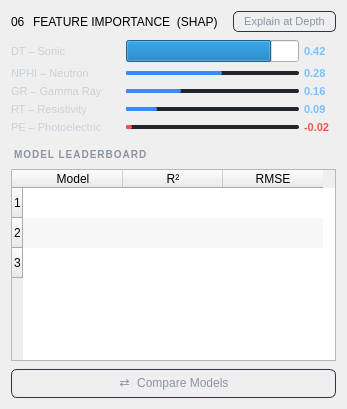
           <widget class="QFrame" name="panelCard6">
            <property name="minimumWidth"><number>280</number></property>
            <layout class="QVBoxLayout" name="featureImportanceLayout">
             <property name="contentsMargins"><rect><x>16</x><y>14</y><width>16</width><height>14</height></rect></property>
             <property name="spacing"><number>8</number></property>
             <item>
              <layout class="QHBoxLayout">
               <item><widget class="QLabel" name="panelIndex6"><property name="text"><string>06</string></property></widget></item>
               <item><widget class="QLabel" name="panelTitle6"><property name="text"><string>FEATURE IMPORTANCE  (SHAP)</string></property></widget></item>
               <item><spacer><property name="orientation"><enum>Qt::Horizontal</enum></property></spacer></item>
               <item>
                <widget class="QPushButton">
                 <property name="text"><string>Explain at Depth</string></property>
                 <property name="styleSheet"><string>background:transparent;border:1px solid #30363d;border-radius:5px;color:#8b949e;padding:3px 10px;font-size:11px;</string></property>
                 <property name="cursor"><cursorShape>PointingHandCursor</cursorShape></property>
                </widget>
               </item>
              </layout>
             </item>

             <!-- SHAP bars — added at runtime; placeholder rows below -->
             <item>
              <layout class="QGridLayout" name="shapGrid">
               <property name="spacing"><number>5</number></property>

               <!-- DT-Sonic -->
               <item row="0" column="0">
                <widget class="QLabel"><property name="text"><string>DT – Sonic</string></property>
                 <property name="styleSheet"><string>color:#c9d1d9;font-size:11px;min-width:110px;</string></property></widget>
               </item>
               <item row="0" column="1">
                <widget class="QProgressBar" name="modelBar">
                 <property name="value"><number>84</number></property><property name="maximum"><number>100</number></property>
                 <property name="textVisible"><bool>false</bool></property></widget>
               </item>
               <item row="0" column="2">
                <widget class="QLabel"><property name="text"><string>0.42</string></property>
                 <property name="styleSheet"><string>color:#79c0ff;font-size:11px;font-weight:600;min-width:32px;</string></property></widget>
               </item>

               <!-- NPHI -->
               <item row="1" column="0"><widget class="QLabel"><property name="text"><string>NPHI – Neutron</string></property>
                <property name="styleSheet"><string>color:#c9d1d9;font-size:11px;</string></property></widget></item>
               <item row="1" column="1"><widget class="QProgressBar" name="modelBar2">
                <property name="value"><number>56</number></property><property name="maximum"><number>100</number></property>
                <property name="textVisible"><bool>false</bool></property>
                <property name="styleSheet"><string>QProgressBar{background:#21262d;border:none;border-radius:2px;max-height:4px;}QProgressBar::chunk{background:#388bfd;border-radius:2px;}</string></property>
               </widget></item>
               <item row="1" column="2"><widget class="QLabel"><property name="text"><string>0.28</string></property>
                <property name="styleSheet"><string>color:#79c0ff;font-size:11px;font-weight:600;</string></property></widget></item>

               <!-- GR -->
               <item row="2" column="0"><widget class="QLabel"><property name="text"><string>GR – Gamma Ray</string></property>
                <property name="styleSheet"><string>color:#c9d1d9;font-size:11px;</string></property></widget></item>
               <item row="2" column="1"><widget class="QProgressBar" name="modelBar3">
                <property name="value"><number>32</number></property><property name="maximum"><number>100</number></property>
                <property name="textVisible"><bool>false</bool></property>
                <property name="styleSheet"><string>QProgressBar{background:#21262d;border:none;border-radius:2px;max-height:4px;}QProgressBar::chunk{background:#388bfd;border-radius:2px;}</string></property>
               </widget></item>
               <item row="2" column="2"><widget class="QLabel"><property name="text"><string>0.16</string></property>
                <property name="styleSheet"><string>color:#79c0ff;font-size:11px;font-weight:600;</string></property></widget></item>

               <!-- RT -->
               <item row="3" column="0"><widget class="QLabel"><property name="text"><string>RT – Resistivity</string></property>
                <property name="styleSheet"><string>color:#c9d1d9;font-size:11px;</string></property></widget></item>
               <item row="3" column="1"><widget class="QProgressBar" name="modelBar4">
                <property name="value"><number>18</number></property><property name="maximum"><number>100</number></property>
                <property name="textVisible"><bool>false</bool></property>
                <property name="styleSheet"><string>QProgressBar{background:#21262d;border:none;border-radius:2px;max-height:4px;}QProgressBar::chunk{background:#388bfd;border-radius:2px;}</string></property>
               </widget></item>
               <item row="3" column="2"><widget class="QLabel"><property name="text"><string>0.09</string></property>
                <property name="styleSheet"><string>color:#79c0ff;font-size:11px;font-weight:600;</string></property></widget></item>

               <!-- PE -->
               <item row="4" column="0"><widget class="QLabel"><property name="text"><string>PE – Photoelectric</string></property>
                <property name="styleSheet"><string>color:#c9d1d9;font-size:11px;</string></property></widget></item>
               <item row="4" column="1"><widget class="QProgressBar" name="modelBarNeg5">
                <property name="value"><number>4</number></property><property name="maximum"><number>100</number></property>
                <property name="textVisible"><bool>false</bool></property>
                <property name="styleSheet"><string>QProgressBar{background:#21262d;border:none;border-radius:2px;max-height:4px;}QProgressBar::chunk{background:#f85149;border-radius:2px;}</string></property>
               </widget></item>
               <item row="4" column="2"><widget class="QLabel"><property name="text"><string>-0.02</string></property>
                <property name="styleSheet"><string>color:#f85149;font-size:11px;font-weight:600;</string></property></widget></item>

              </layout>
             </item>

             <!-- Model Leaderboard -->
             <item>
              <widget class="QLabel">
               <property name="text"><string>MODEL LEADERBOARD</string></property>
               <property name="styleSheet"><string>color:#8b949e;font-size:10px;font-weight:700;letter-spacing:1.0px;margin-top:6px;</string></property>
              </widget>
             </item>
             <item>
              <widget class="QTableWidget" name="leaderboardTable">
               <property name="minimumHeight"><number>90</number></property>
               <property name="columnCount"><number>3</number></property>
               <property name="rowCount"><number>3</number></property>
               <property name="showGrid"><bool>false</bool></property>
               <property name="alternatingRowColors"><bool>true</bool></property>
               <column><property name="text"><string>Model</string></property></column>
               <column><property name="text"><string>R²</string></property></column>
               <column><property name="text"><string>RMSE</string></property></column>
              </widget>
             </item>
             <item>
              <widget class="QPushButton">
               <property name="text"><string>⇄  Compare Models</string></property>
               <property name="styleSheet"><string>background:transparent;border:1px solid #30363d;border-radius:6px;color:#8b949e;padding:6px;font-size:12px;</string></property>
               <property name="cursor"><cursorShape>PointingHandCursor</cursorShape></property>
              </widget>
             </item>

            </layout>
           </widget>
